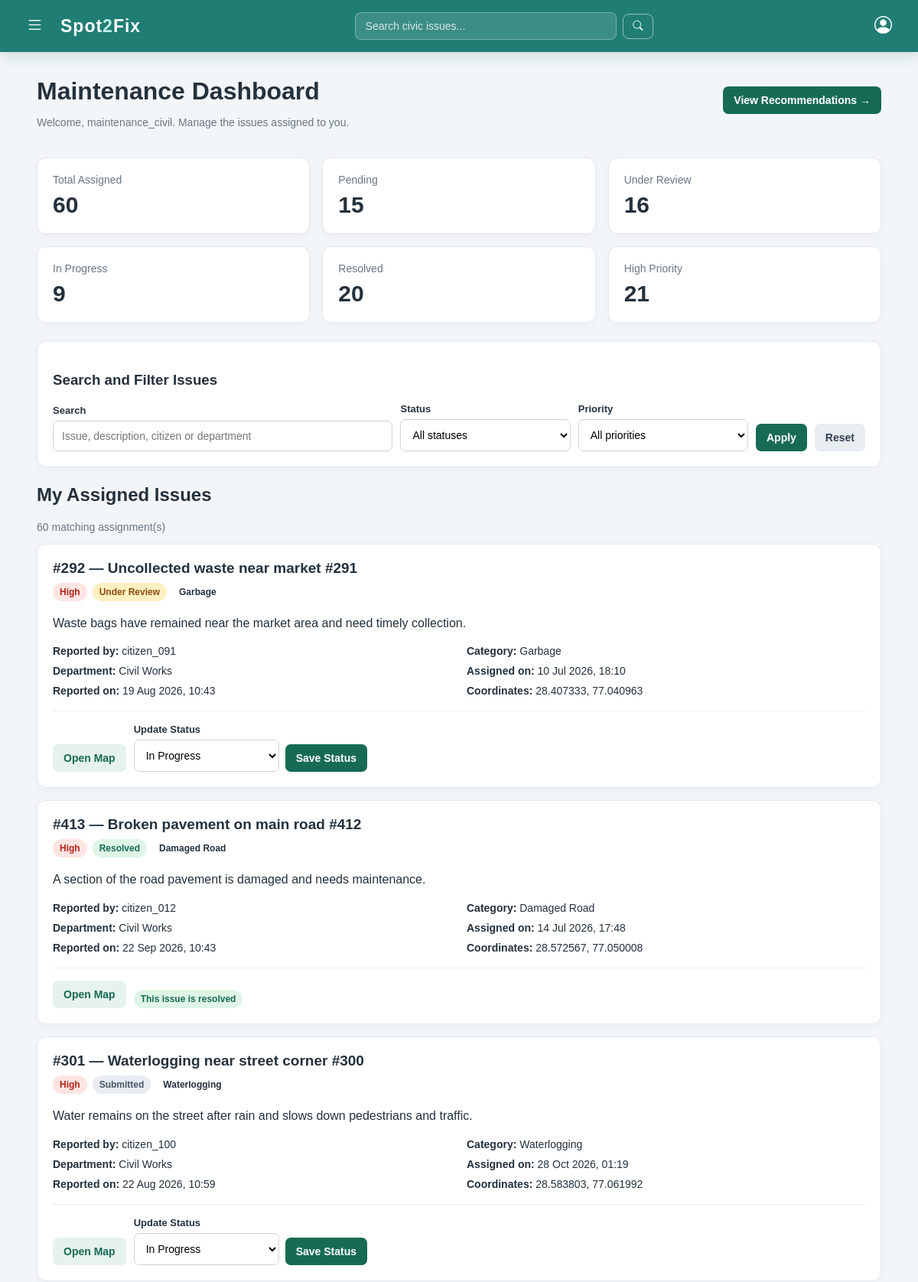
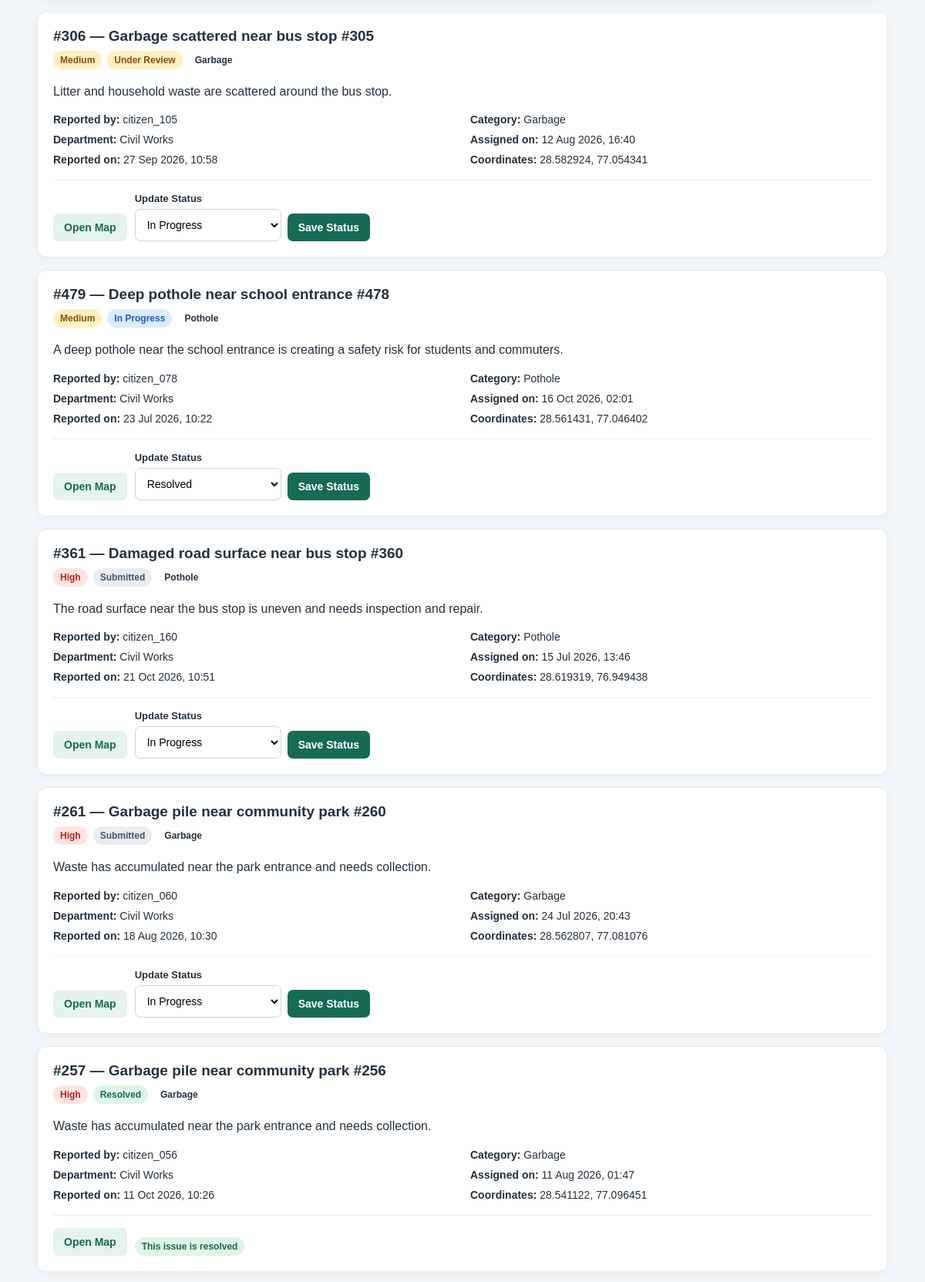
/maintenance/dashboard/ (signed in, upper part), run on the app's committed database (2 pictures, top to bottom).
### app1/models.py (models this page shows, shortened)
class Assignment(models.Model):
    issue = models.ForeignKey(
        Issue, on_delete=models.CASCADE, related_name='assignments'
    )
    assigned_to = models.CharField(max_length=150)
    department = models.CharField(max_length=150, blank=True)
    assigned_at = models.DateTimeField(auto_now_add=True)

class Issue(models.Model):
    CATEGORY_CHOICES = [
        ('pothole', 'Pothole'),
        ('damaged_road', 'Damaged Road'),
        ('waterlogging', 'Waterlogging'),
        ('garbage', 'Garbage'),
        ('other', 'Other'),
    ]
    STATUS_CHOICES = [
        ('submitted', 'Submitted'),
        ('under_review', 'Under Review'),
        ('in_progress', 'In Progress'),
        ('resolved', 'Resolved'),
    ]
    PRIORITY_CHOICES = [
        ('low', 'Low'),
        ('medium', 'Medium'),
        ('high', 'High'),
    ]
    user = models.ForeignKey(
        User, on_delete=models.CASCADE, related_name='issues'
    )
    title = models.CharField(max_length=200)
    description = models.TextField()
    category = models.CharField(
        max_length=30, choices=CATEGORY_CHOICES
    )
    photo = models.ImageField(upload_to='issues/', blank=True, null=True)
    latitude = models.FloatField(blank=True, null=True)
    longitude = models.FloatField(blank=True, null=True)
    priority = models.CharField(
        max_length=10, choices=PRIORITY_CHOICES, default='medium'
    )
    status = models.CharField(
        max_length=20, choices=STATUS_CHOICES, default='submitted'
    )
    created_at = models.DateTimeField(auto_now_add=True)

### app1/views.py (the view, shortened to what this page needs)
# urls.py: path('maintenance/dashboard/', views.maintenance_dashboard, name='maintenance_dashboard'),
@login_required
def maintenance_dashboard(request):
    if not request.user.is_superuser:
        try:
            if request.user.profile.role != "maintenance":
                messages.error(
                    request,
                    "You are not authorized to access this dashboard."
                )
                return redirect("home")
        except Profile.DoesNotExist:
            messages.error(request, "User profile not found.")
            return redirect("home")
    base_assignments = Assignment.objects.filter(
        assigned_to=request.user.username
    ).select_related(
        "issue",
        "issue__user",
    )
    issue_ids = list(
        base_assignments.values_list("issue_id", flat=True)
    )
    stats_data = Issue.objects.filter(
        id__in=issue_ids
    ).aggregate(
        total=Count("id"),
        pending=Count("id", filter=Q(status="submitted")),
        under_review=Count(
            "id", filter=Q(status="under_review")
        ),
        in_progress=Count(
            "id", filter=Q(status="in_progress")
        ),
        resolved=Count("id", filter=Q(status="resolved")),
        high_priority=Count(
            "id", filter=Q(priority="high")
        ),
    )
    stats = {
        key: value or 0
        for key, value in stats_data.items()
    }
    search_query = request.GET.get("q", "").strip()
    selected_status = request.GET.get("status", "").strip()
    selected_priority = request.GET.get("priority", "").strip()
    filtered_assignments = base_assignments
    valid_statuses = {
        value for value, label in Issue.STATUS_CHOICES
    }
    valid_priorities = {
        value for value, label in Issue.PRIORITY_CHOICES
    }
    if selected_status in valid_statuses:
        filtered_assignments = filtered_assignments.filter(
            issue__status=selected_status
        )
    else:
        selected_status = ""
    if selected_priority in valid_priorities:
        filtered_assignments = filtered_assignments.filter(
            issue__priority=selected_priority
        )
    else:
        selected_priority = ""
    ordered_assignments = bfs_nearby_assignments(
        filtered_assignments.order_by(
            "-assigned_at", "-pk"
        )
    )
    paginator = Paginator(ordered_assignments, 10)
    page_obj = paginator.get_page(request.GET.get("page"))
    context = {
        "stats": stats,
        "page_obj": page_obj,
        "assignments": page_obj.object_list,
        "search_query": search_query,
        "selected_status": selected_status,
        "selected_priority": selected_priority,
        "status_choices": Issue.STATUS_CHOICES,
        "priority_choices": Issue.PRIORITY_CHOICES,
    }
    return render(
        request,
        "project1/maintenance_dashboard.html",
        context,
    )

### app1/views.py (called while the page is built)
def calculate_distance(lat1, lon1, lat2, lon2):
    lat1, lon1, lat2, lon2 = map(
        float, [lat1, lon1, lat2, lon2]
    )
    lat1, lon1, lat2, lon2 = map(
        radians, [lat1, lon1, lat2, lon2]
    )
    dlat = lat2 - lat1
    dlon = lon2 - lon1
    a = (
        sin(dlat / 2) ** 2
        + cos(lat1) * cos(lat2) * sin(dlon / 2) ** 2
    )
    a = min(1.0, max(0.0, a))
    return 6371 * 2 * asin(sqrt(a))

### app1/templates/project1/maintenance_dashboard.html (shortened to what this page needs)
<!DOCTYPE html>
<html lang="en">
<head>
</head>
<body>
{% include "project1/navbar.html" %}
<main class="container">
    <div class="heading">
        <div>
            <h1>Maintenance Dashboard</h1>
            <p class="muted">
                Welcome, {{ request.user.username }}.
                Manage the issues assigned to you.
            </p>
        </div>
        <a class="btn btn-primary"
           href="{% url 'maintenance_recommendations' %}">
            View Recommendations →
        </a>
    </div>
    <section class="stats">
        <div class="stat">
            <div class="stat-label">Total Assigned</div>
            <div class="stat-number">{{ stats.total }}</div>
        </div>
        <div class="stat">
            <div class="stat-label">Pending</div>
            <div class="stat-number">{{ stats.pending }}</div>
        </div>
        <div class="stat">
            <div class="stat-label">Under Review</div>
            <div class="stat-number">{{ stats.under_review }}</div>
        </div>
        <div class="stat">
            <div class="stat-label">In Progress</div>
            <div class="stat-number">{{ stats.in_progress }}</div>
        </div>
        <div class="stat">
            <div class="stat-label">Resolved</div>
            <div class="stat-number">{{ stats.resolved }}</div>
        </div>
        <div class="stat">
            <div class="stat-label">High Priority</div>
            <div class="stat-number">{{ stats.high_priority }}</div>
        </div>
    </section>
    <section class="panel">
        <h3>Search and Filter Issues</h3>
        <form method="GET" class="filters">
            <div class="search-field">
                <label for="q">Search</label>
                <input id="q" type="text" name="q"
                       value="{{ search_query }}"
                       placeholder="Issue, description, citizen or department">
            </div>
            <div>
                <label for="status">Status</label>
                <select id="status" name="status">
                    <option value="">All statuses</option>
                </select>
            </div>
            <div>
                <label for="priority">Priority</label>
                <select id="priority" name="priority">
                    <option value="">All priorities</option>
                </select>
            </div>
            <button class="btn btn-primary" type="submit">Apply</button>
            <a class="btn btn-secondary"
               href="{% url 'maintenance_dashboard' %}">Reset</a>
        </form>
    </section>
    <h2>My Assigned Issues</h2>
    <p class="muted">
        {{ page_obj.paginator.count }} matching assignment(s)
    </p>
    {% for assignment in assignments %}
        {% with issue=assignment.issue %}
            <article class="issue-card">
                <div class="issue-top">
                    <div>
                        <h3 class="issue-title">
                            #{{ issue.id }} — {{ issue.title }}
                        </h3>
                        <div class="tags">
                            <span class="tag {{ issue.priority }}">
                                {{ issue.get_priority_display }}
                            </span>
                            <span class="tag {{ issue.status }}">
                                {{ issue.get_status_display }}
                            </span>
                            <span class="tag">
                                {{ issue.get_category_display }}
                            </span>
                        </div>
                    </div>
                </div>
                <p class="issue-description">
                    {{ issue.description|default:"No description provided." }}
                </p>
                <div class="issue-details">
                    <div>
                        <strong>Reported by:</strong>
                        {{ issue.user.username }}
                    </div>
                    <div>
                        <strong>Category:</strong>
                        {{ issue.get_category_display }}
                    </div>
                    <div>
                        <strong>Department:</strong>
                        {{ assignment.department|default:"Not specified" }}
                    </div>
                    <div>
                        <strong>Assigned on:</strong>
                        {{ assignment.assigned_at|date:"d M Y, H:i" }}
                    </div>
                    <div>
                        <strong>Reported on:</strong>
                        {{ issue.created_at|date:"d M Y, H:i" }}
                    </div>
                    <div>
                        <strong>Coordinates:</strong>
                        {% if issue.latitude != None and issue.longitude != None %}
                            {{ issue.latitude }}, {{ issue.longitude }}
                        {% else %}
                            Not provided
                        {% endif %}
                    </div>
                </div>
                <div class="issue-actions">
                    {% if issue.latitude != None and issue.longitude != None %}
                        <a class="btn btn-light"
                           href="https://www.google.com/maps?q={{ issue.latitude }},{{ issue.longitude }}"
                           target="_blank" rel="noopener noreferrer">
                            Open Map
                        </a>
                    {% endif %}
                    {% if issue.status != "resolved" %}
                        <form method="POST"
                              action="{% url 'maintenance_issue_action' issue.id %}">
                            <div class="status-field">
                                <label for="status-{{ issue.id }}">
                                    Update Status
                                </label>
                                <select id="status-{{ issue.id }}" name="status" required>
                                    {% if issue.status == "submitted" %}
                                        <option value="in_progress">In Progress</option>
                                    {% elif issue.status == "under_review" %}
                                        <option value="in_progress">In Progress</option>
                                    {% elif issue.status == "in_progress" %}
                                        <option value="resolved">Resolved</option>
                                    {% endif %}
                                </select>
                            </div>
                            <button class="btn btn-primary" type="submit">
                                Save Status
                            </button>
                        </form>
                    {% else %}
                        <span class="tag resolved">This issue is resolved</span>
                    {% endif %}
                </div>
            </article>
        {% endwith %}
    {% empty %}
        <div class="empty">
            <h3>No assigned issues found</h3>
            <p>Try changing your search or filters, or check back after an issue is assigned to you.</p>
        </div>
    {% endfor %}
</main>
</body>
</html>

### app1/templates/project1/maintenance_dashboard.html (style rules this page uses)
* { box-sizing: border-box; }
body { margin: 0; background: #f3f6f8; color: #24313d; font-family: Arial, sans-serif; }
.container { width: 92%; max-width: 1400px; margin: 0 auto 28px; padding-top: 80px; }
.heading { display: flex; justify-content: space-between; align-items: center; flex-wrap: wrap; gap: 15px; }
h1 { margin-bottom: 6px; }
.muted { color: #687785; font-size: 14px; }
.btn { display: inline-block; border: none; border-radius: 7px; padding: 10px 14px; text-decoration: none; cursor: pointer; font-size: 14px; font-weight: bold; }
.btn-primary { background: #176b55; color: white; }
.btn-light { background: #e6f2ed; color: #176b55; }
.btn-secondary { background: #e8edf2; color: #344054; }
.stats { display: grid; grid-template-columns: repeat(3, minmax(0, 1fr)); gap: 16px; margin: 24px 0; }
.stat, .panel, .issue-card { background: white; border: 1px solid #e4e9ed; border-radius: 12px; box-shadow: 0 3px 12px #18223008; }
.stat { padding: 20px; }
.stat-label { color: #687785; font-size: 14px; }
.stat-number { font-size: 30px; font-weight: bold; margin-top: 8px; }
.panel { padding: 20px; margin-bottom: 22px; }
.filters { display: grid; grid-template-columns: 2fr 1fr 1fr auto auto; gap: 10px; align-items: end; }
label { display: block; font-size: 13px; margin-bottom: 6px; font-weight: bold; }
input, select { width: 100%; min-width: 0; padding: 11px; border: 1px solid #ccd5dc; border-radius: 7px; background: white; font-size: 14px; }
.issue-card { padding: 20px; margin-bottom: 16px; }
.issue-top { display: flex; justify-content: space-between; align-items: flex-start; flex-wrap: wrap; gap: 12px; }
.issue-title { font-size: 19px; font-weight: bold; margin: 0 0 8px; }
.tags { display: flex; gap: 7px; flex-wrap: wrap; }
.tag { display: inline-block; padding: 5px 9px; border-radius: 20px; font-size: 12px; font-weight: bold; }
.high { background: #fee4e2; color: #b42318; }
.medium { background: #fff0c2; color: #854d0e; }
.submitted { background: #e9edf2; color: #475467; }
.under_review { background: #fff0c2; color: #854d0e; }
.in_progress { background: #dcecff; color: #175cd3; }
.resolved { background: #dff5e5; color: #176b55; }
.issue-description { line-height: 1.6; overflow-wrap: anywhere; margin: 16px 0; }
.issue-details { display: grid; grid-template-columns: repeat(2, minmax(0, 1fr)); gap: 10px 20px; margin: 16px 0; font-size: 14px; }
.issue-details div { overflow-wrap: anywhere; }
.issue-actions { display: flex; flex-wrap: wrap; gap: 10px; align-items: end; margin-top: 18px; padding-top: 16px; border-top: 1px solid #e8edf0; }
.issue-actions form { display: flex; align-items: end; flex-wrap: wrap; gap: 8px; }
.status-field { min-width: 190px; }

### app1/templates/project1/navbar.html (style rules this page uses)
:root { --sf-teal: #2A9D8F; --sf-dark: #207D73; --sf-light: #D9F3EF; --sf-hover: rgba(255, 255, 255, 0.15); --sf-white: #FFFFFF; --sf-text: #16302D; }

### data on the page
Assignment: issue.id "292", issue "Uncollected waste near market #291", issue.priority "High", issue.status "Under Review", issue.category "Garbage", issue.description "Waste bags have remained near the market area and need timely collection.", issue.user.username "citizen_091", department "Civil Works", assigned_at "10 Jul 2026, 18:10", issue.created_at "19 Aug 2026, 10:43", issue.latitude "28.407333", issue.longitude "77.040963", status "In Progress"
Assignment: issue.id "413", issue "Broken pavement on main road #412", issue.priority "High", issue.status "Resolved", issue.category "Damaged Road", issue.description "A section of the road pavement is damaged and needs maintenance.", issue.user.username "citizen_012", department "Civil Works", assigned_at "14 Jul 2026, 17:48", issue.created_at "22 Sep 2026, 10:43", issue.latitude "28.572567", issue.longitude "77.050008", shows "This issue is resolved"
Assignment: issue.id "301", issue "Waterlogging near street corner #300", issue.priority "High", issue.status "Submitted", issue.category "Waterlogging", issue.description "Water remains on the street after rain and slows down pedestrians and traffic.", issue.user.username "citizen_100", department "Civil Works", assigned_at "28 Oct 2026, 01:19", issue.created_at "22 Aug 2026, 10:59", issue.latitude "28.583803", issue.longitude "77.061992", status "In Progress"
Assignment: issue.id "306", issue "Garbage scattered near bus stop #305", issue.priority "Medium", issue.status "Under Review", issue.category "Garbage", issue.description "Litter and household waste are scattered around the bus stop.", issue.user.username "citizen_105", department "Civil Works", assigned_at "12 Aug 2026, 16:40", issue.created_at "27 Sep 2026, 10:58", issue.latitude "28.582924", issue.longitude "77.054341", status "In Progress"
Assignment: issue.id "479", issue "Deep pothole near school entrance #478", issue.priority "Medium", issue.status "In Progress", issue.category "Pothole", issue.description "A deep pothole near the school entrance is creating a safety risk for students and commuters.", issue.user.username "citizen_078", department "Civil Works", assigned_at "16 Oct 2026, 02:01", issue.created_at "23 Jul 2026, 10:22", issue.latitude "28.561431", issue.longitude "77.046402", status "Resolved"
Assignment: issue.id "361", issue "Damaged road surface near bus stop #360", issue.priority "High", issue.status "Submitted", issue.category "Pothole", issue.description "The road surface near the bus stop is uneven and needs inspection and repair.", issue.user.username "citizen_160", department "Civil Works", assigned_at "15 Jul 2026, 13:46", issue.created_at "21 Oct 2026, 10:51", issue.latitude "28.619319", issue.longitude "76.949438", status "In Progress"
Assignment: issue.id "261", issue "Garbage pile near community park #260", issue.priority "High", issue.status "Submitted", issue.category "Garbage", issue.description "Waste has accumulated near the park entrance and needs collection.", issue.user.username "citizen_060", department "Civil Works", assigned_at "24 Jul 2026, 20:43", issue.created_at "18 Aug 2026, 10:30", issue.latitude "28.562807", issue.longitude "77.081076", status "In Progress"
Assignment: issue.id "257", issue "Garbage pile near community park #256", issue.priority "High", issue.status "Resolved", issue.category "Garbage", issue.description "Waste has accumulated near the park entrance and needs collection.", issue.user.username "citizen_056", department "Civil Works", assigned_at "11 Aug 2026, 01:47", issue.created_at "11 Oct 2026, 10:26", issue.latitude "28.541122", issue.longitude "77.096451", shows "This issue is resolved"

### other printed values
{{ request.user.username }} "maintenance_civil"
{{ stats.total }} "60"
{{ stats.pending }} "15"
{{ stats.under_review }} "16"
{{ stats.in_progress }} "9"
{{ stats.resolved }} "20"
{{ stats.high_priority }} "21"
{{ page_obj.paginator.count }} "60"
